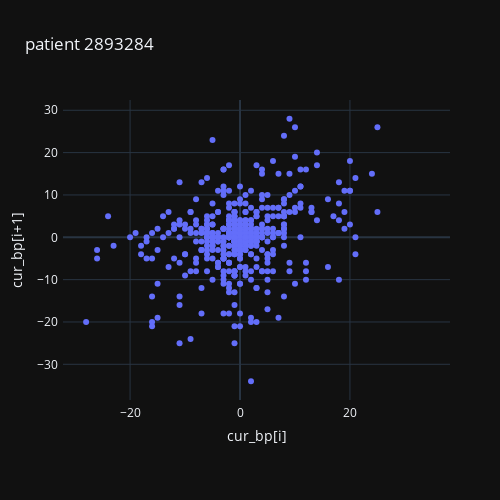

Write notebook code for a chart like this one.
### Code cell
# plot the matrix
fig = go.Figure()
fig.add_trace(go.Scatter(x=x[:, 0], y=x[:, 1], mode='markers', name='cur_bp'))
fig.update_layout(title=f"patient {pat[0]}", xaxis_title="cur_bp[i]", yaxis_title="cur_bp[i+1]")
# make plot square
fig.update_layout(
    autosize=False,
    width=500,
    height=500,
    margin=dict(l=50, r=50, b=100, t=100, pad=4)
)
fig.show()

### Figure 1 — Plotly figure (JSON) as saved in the notebook; plotly's stock layout.template omitted (floating-point values rounded to 4 significant figures; data arrays with more than 128 entries replaced by an {"elided": "..."} marker saying what was removed)
{"data": [{"mode": "markers", "name": "cur_bp", "x": {"elided": "577 float values"}, "y": {"elided": "577 float values"}, "type": "scatter"}], "layout": {"title": {"text": "patient 2893284"}, "xaxis": {"title": {"text": "cur_bp[i]"}}, "yaxis": {"title": {"text": "cur_bp[i+1]"}}, "margin": {"l": 50, "r": 50, "b": 100, "t": 100, "pad": 4}, "autosize": false, "width": 500, "height": 500}}
